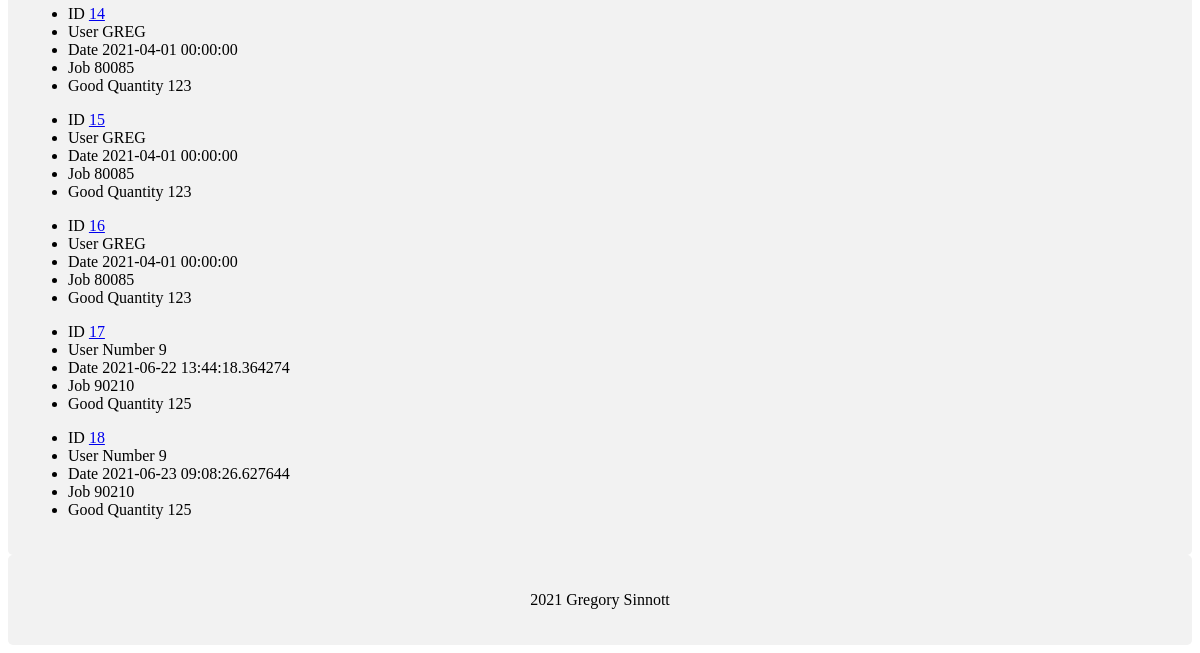
Before: /records (lower part) with the older database file.
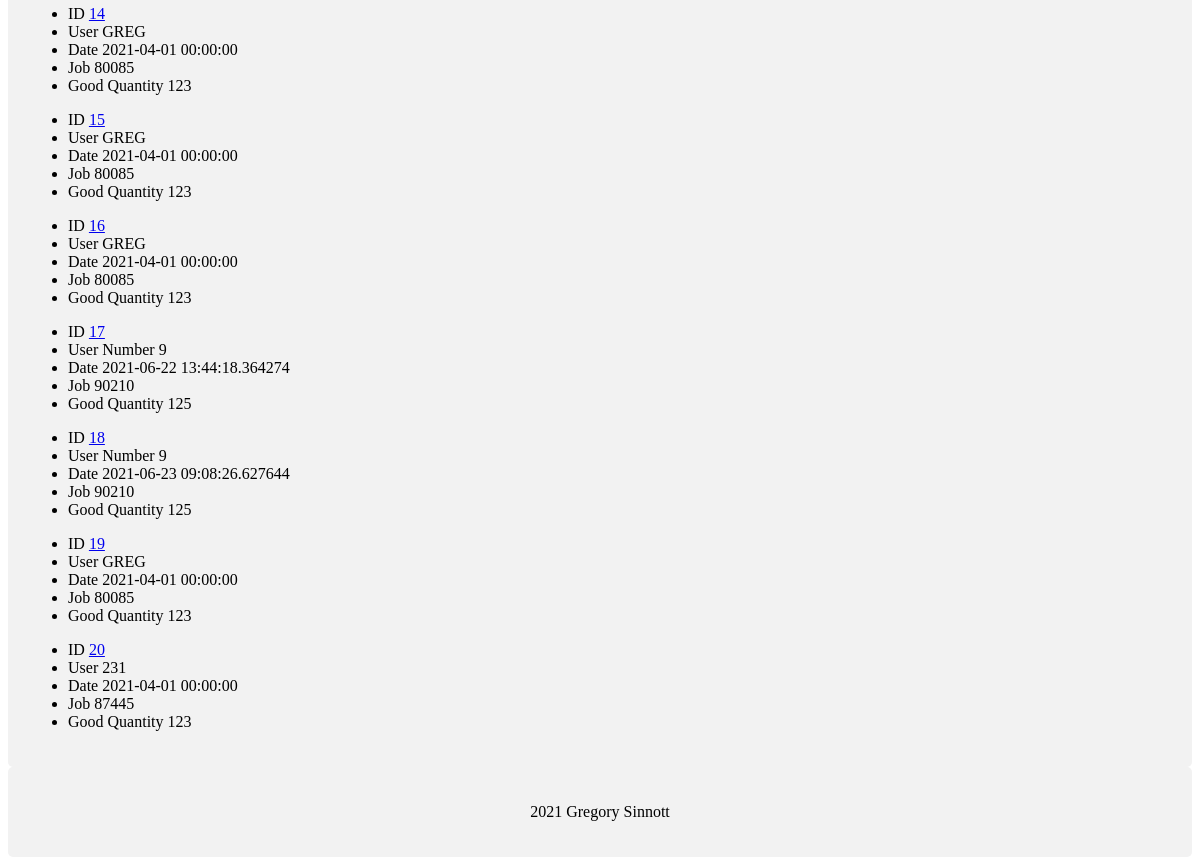
After: the same page with the newer database file.
### app/models.py (models this page shows, shortened)
class Record(db.Model):
    __tablename__ = "sort-data"
    id = db.Column(db.Integer, primary_key=True)
    Employee = db.Column(db.String(64), index=False, unique=False, nullable=False)
    StartTime = db.Column(db.DateTime, index=False, unique=False, nullable=False)
    TableNumber = db.Column(db.Integer, nullable=False)
    Job = db.Column(db.Integer, nullable=False)
    Part = db.Column(db.Integer, nullable=False)
    Operation = db.Column(db.Integer, nullable=False)
    CastDate = db.Column(db.DateTime, nullable=False)
    CastShift = db.Column(db.Integer, nullable=False)
    GoodQuantity = db.Column(db.Integer, index=False, unique=False, nullable=False)
    Assembly = db.Column(db.Integer, nullable=True)
    AutoSort = db.Column(db.Integer, nullable=True)
    BadThreads = db.Column(db.Integer, nullable=True)
    Bent = db.Column(db.Integer, nullable=True)
    Blisters = db.Column(db.Integer, nullable=True)
    BrokenCore = db.Column(db.Integer, nullable=True)
    Buffing = db.Column(db.Integer, nullable=True)
    Contamination = db.Column(db.Integer, nullable=True)
    DamagedDie = db.Column(db.Integer, nullable=True)
    Debris = db.Column(db.Integer, nullable=True)
    Dimensional = db.Column(db.Integer, nullable=True)
    Flash = db.Column(db.Integer, nullable=True)
    GateVestige = db.Column(db.Integer, nullable=True)
    HeatSinks = db.Column(db.Integer, nullable=True)
    EjectorPinLength = db.Column(db.Integer, nullable=True)
    Lamination = db.Column(db.Integer, nullable=True)
    LeakTest = db.Column(db.Integer, nullable=True)
    MixedParts = db.Column(db.Integer, nullable=True)
    Other = db.Column(db.Integer, nullable=True)
    PartDamage = db.Column(db.Integer, nullable=True)
    PartsNotTapped = db.Column(db.Integer, nullable=True)
    PartsOnGates = db.Column(db.Integer, nullable=True)
    Plating = db.Column(db.Integer, nullable=True)
    PoorFill = db.Column(db.Integer, nullable=True)
    Porosity = db.Column(db.Integer, nullable=True)
    Skiving = db.Column(db.Integer, nullable=True)
    Soldering = db.Column(db.Integer, nullable=True)
    StartUp = db.Column(db.Integer, nullable=True)
    SurfaceFinish = db.Column(db.Integer, nullable=True)
    TrimDamage = db.Column(db.Integer, nullable=True)
    Weight = db.Column(db.Integer, nullable=True)
    WrongPart = db.Column(db.Integer, nullable=True)
    EndTime = db.Column(db.DateTime, nullable=True)
    Rework = db.Column(db.Integer, nullable=True)
    NIT = db.Column(db.Integer, nullable=True)

### app/routes.py (the view)
@app.route("/records", methods=['GET', 'POST'])
def records():
    dateCriteria = request.args.get('date') #Date sent in args, should add other search criteria
    partCriteria = request.args.get('part')
    jobCriteria = request.args.get('job')
    if not partCriteria:
        partCriteria = ""
    if not dateCriteria:
        dateCriteria = "2021" # If no date arg use 2021, should maybe only show active???
    if not jobCriteria:
        jobCriteria = ""
    records = Record.query.filter(
            Record.StartTime.startswith(dateCriteria),
            Record.Part.startswith(partCriteria),
            Record.Job.startswith(jobCriteria)).limit(20).all()
    exportRecords = Record.query.filter(
            Record.StartTime.startswith(dateCriteria),
            Record.Part.startswith(partCriteria),
            Record.Job.startswith(jobCriteria)).all()
    session['filename'] = str(dt.now().strftime("%Y%m%d%H%M%S")) + ".csv"
    w_file = open(os.path.join("app/downloads",session.get('filename', None)), 'a')
    writer = csv.DictWriter(w_file, fieldnames=Record.__table__.columns.keys())
    writer.writeheader()
    for row in exportRecords:
        rowdict = row.__dict__
        rowdict.pop('_sa_instance_state', None)
        writer.writerow(rowdict)
    w_file.close()
    return render_template(
        'records.html',
        records=records
    )

### app/templates/records.html (shortened to what this page needs)
{% extends "layout.html" %}
{% block content %}
<div class="container">
    {% for record in records %}
    <ul id=record.Employee>
        <li>
            <span class="field-name">ID</span>
            <a href="/edit_record/{{ record.id }}"> {{ record.id }}</a>
        </li>
        <li>
            <span class="field-name">User</span>
            <span class="field-value">{{ record.Employee }}</span>
        </li>
        <li>
            <span class="field-name">Date</span>
            <span class="field-value">{{ record.StartTime }}</span>
        </li>
        <li>
            <span class="field-name">Job</span>
            <span class="field-value">{{ record.Job }}</span>
        </li>
        <li>
            <span class="field-name">Good Quantity</span>
            <span class="field-value">{{ record.GoodQuantity }}</span>
        </li>
    </ul>
    {% endfor %}
</div>
{% endblock %}

### app/templates/layout.html (shortened to what this page needs)
<!doctype html>
<html lang="en">
  <head>
  </head>
  <body>
    {% block content %}{% endblock %}
    {% include 'footer.html' %}
  </body>
</html>

### app/templates/footer.html (shortened to what this page needs)
<footer>
    <div class="footer">
        <p>2021 Gregory Sinnott</p>
    </div>
</footer>

### app/static/css/main.css (style rules this page uses)
div { border-radius: 5px; background-color: #f2f2f2; padding: 20px; }

### app/templates/footer.html (style rules this page uses)
.footer { left: 0; bottom: 0; text-align: center; }

Changed rows visible on the page:
added Record: id "19", Employee "GREG", StartTime "2021-04-01 00:00:00", Job "80085", GoodQuantity "123"
added Record: id "20", Employee "231", StartTime "2021-04-01 00:00:00", Job "87445", GoodQuantity "123"
